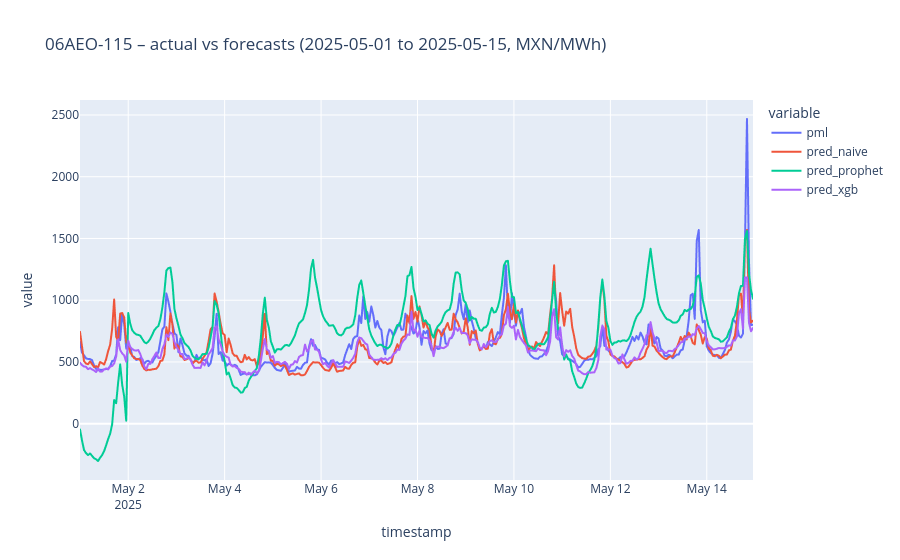
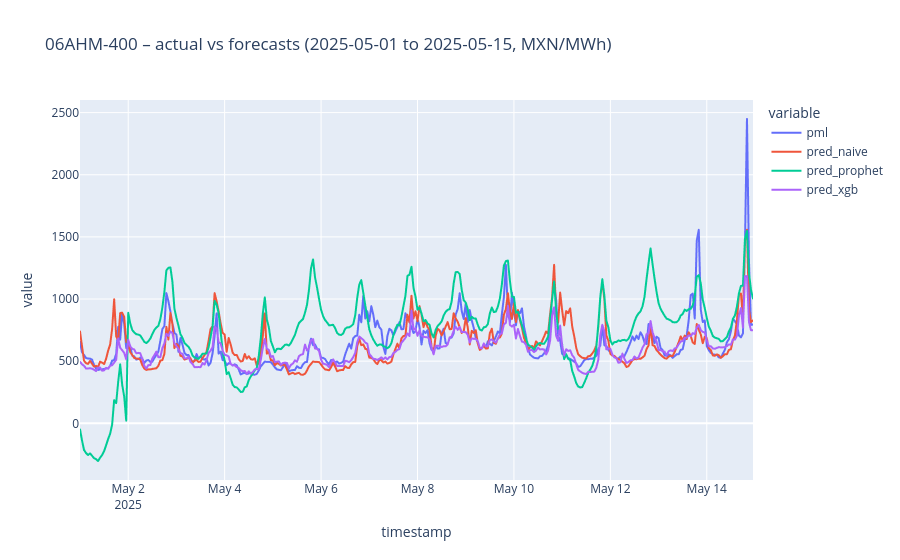
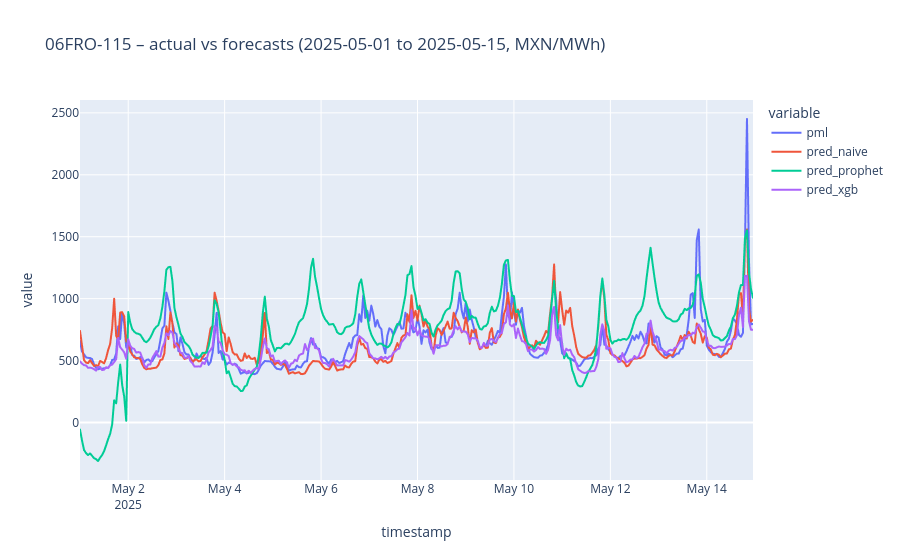
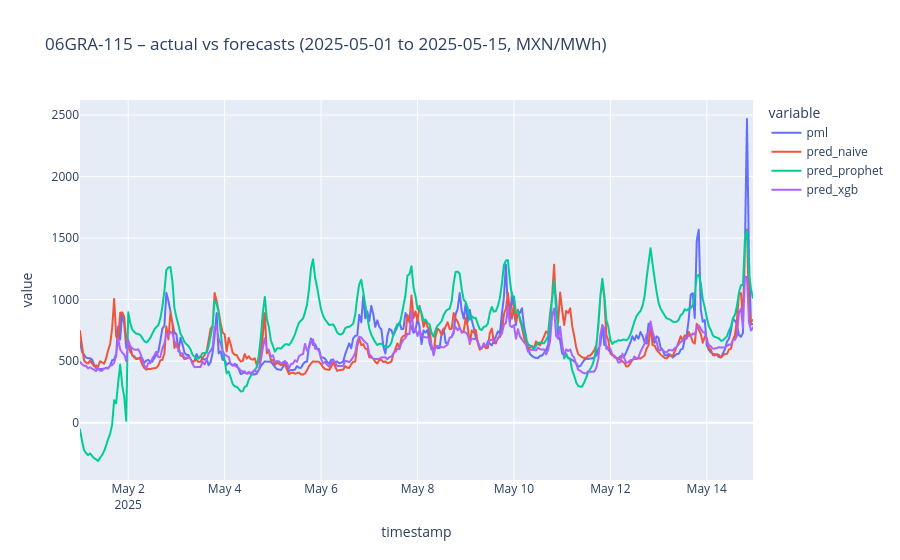

Notebook code cell kept with these figures, in order:
### Code cell
MODEL_COLS = ["pred_naive", "pred_prophet", "pred_xgb"]

def plot_node(node, start="2025-05-01", end="2025-05-15"):
    w = test[(test["clv_nodo"] == node) & (test["timestamp"] >= start) & (test["timestamp"] < end)]
    return px.line(w, x="timestamp", y=[TARGET] + MODEL_COLS,
                   title=f"{node} – actual vs forecasts ({start} to {end}, MXN/MWh)")

for node in sorted(cfg["nodes"]):
    plot_node(node).show()

### Figure 1 — Plotly figure (JSON) as saved in the notebook; plotly's stock layout.template omitted (floating-point values rounded to 4 significant figures; data arrays with more than 128 entries replaced by an {"elided": "..."} marker saying what was removed)
{"data": [{"hovertemplate": "variable=pml<br>timestamp=%{x}<br>value=%{y}<extra></extra>", "legendgroup": "pml", "line": {"color": "#636efa", "dash": "solid"}, "marker": {"symbol": "circle"}, "mode": "lines", "name": "pml", "showlegend": true, "type": "scattergl", "x": {"elided": "336 str values"}, "xaxis": "x", "y": {"elided": "336 float values"}, "yaxis": "y"}, {"hovertemplate": "variable=pred_naive<br>timestamp=%{x}<br>value=%{y}<extra></extra>", "legendgroup": "pred_naive", "line": {"color": "#EF553B", "dash": "solid"}, "marker": {"symbol": "circle"}, "mode": "lines", "name": "pred_naive", "showlegend": true, "type": "scattergl", "x": {"elided": "336 str values"}, "xaxis": "x", "y": {"elided": "336 float values"}, "yaxis": "y"}, {"hovertemplate": "variable=pred_prophet<br>timestamp=%{x}<br>value=%{y}<extra></extra>", "legendgroup": "pred_prophet", "line": {"color": "#00cc96", "dash": "solid"}, "marker": {"symbol": "circle"}, "mode": "lines", "name": "pred_prophet", "showlegend": true, "type": "scattergl", "x": {"elided": "336 str values"}, "xaxis": "x", "y": {"elided": "336 float values"}, "yaxis": "y"}, {"hovertemplate": "variable=pred_xgb<br>timestamp=%{x}<br>value=%{y}<extra></extra>", "legendgroup": "pred_xgb", "line": {"color": "#ab63fa", "dash": "solid"}, "marker": {"symbol": "circle"}, "mode": "lines", "name": "pred_xgb", "showlegend": true, "type": "scattergl", "x": {"elided": "336 str values"}, "xaxis": "x", "y": {"elided": "336 float values"}, "yaxis": "y"}], "layout": {"legend": {"title": {"text": "variable"}, "tracegroupgap": 0}, "title": {"text": "06AEO-115 – actual vs forecasts (2025-05-01 to 2025-05-15, MXN/MWh)"}, "xaxis": {"anchor": "y", "domain": [0, 1], "title": {"text": "timestamp"}}, "yaxis": {"anchor": "x", "domain": [0, 1], "title": {"text": "value"}}}}

### Figure 2 — Plotly figure (JSON) as saved in the notebook; plotly's stock layout.template omitted (floating-point values rounded to 4 significant figures; data arrays with more than 128 entries replaced by an {"elided": "..."} marker saying what was removed)
{"data": [{"hovertemplate": "variable=pml<br>timestamp=%{x}<br>value=%{y}<extra></extra>", "legendgroup": "pml", "line": {"color": "#636efa", "dash": "solid"}, "marker": {"symbol": "circle"}, "mode": "lines", "name": "pml", "showlegend": true, "type": "scattergl", "x": {"elided": "336 str values"}, "xaxis": "x", "y": {"elided": "336 float values"}, "yaxis": "y"}, {"hovertemplate": "variable=pred_naive<br>timestamp=%{x}<br>value=%{y}<extra></extra>", "legendgroup": "pred_naive", "line": {"color": "#EF553B", "dash": "solid"}, "marker": {"symbol": "circle"}, "mode": "lines", "name": "pred_naive", "showlegend": true, "type": "scattergl", "x": {"elided": "336 str values"}, "xaxis": "x", "y": {"elided": "336 float values"}, "yaxis": "y"}, {"hovertemplate": "variable=pred_prophet<br>timestamp=%{x}<br>value=%{y}<extra></extra>", "legendgroup": "pred_prophet", "line": {"color": "#00cc96", "dash": "solid"}, "marker": {"symbol": "circle"}, "mode": "lines", "name": "pred_prophet", "showlegend": true, "type": "scattergl", "x": {"elided": "336 str values"}, "xaxis": "x", "y": {"elided": "336 float values"}, "yaxis": "y"}, {"hovertemplate": "variable=pred_xgb<br>timestamp=%{x}<br>value=%{y}<extra></extra>", "legendgroup": "pred_xgb", "line": {"color": "#ab63fa", "dash": "solid"}, "marker": {"symbol": "circle"}, "mode": "lines", "name": "pred_xgb", "showlegend": true, "type": "scattergl", "x": {"elided": "336 str values"}, "xaxis": "x", "y": {"elided": "336 float values"}, "yaxis": "y"}], "layout": {"legend": {"title": {"text": "variable"}, "tracegroupgap": 0}, "title": {"text": "06AHM-400 – actual vs forecasts (2025-05-01 to 2025-05-15, MXN/MWh)"}, "xaxis": {"anchor": "y", "domain": [0, 1], "title": {"text": "timestamp"}}, "yaxis": {"anchor": "x", "domain": [0, 1], "title": {"text": "value"}}}}

### Figure 3 — Plotly figure (JSON) as saved in the notebook; plotly's stock layout.template omitted (floating-point values rounded to 4 significant figures; data arrays with more than 128 entries replaced by an {"elided": "..."} marker saying what was removed)
{"data": [{"hovertemplate": "variable=pml<br>timestamp=%{x}<br>value=%{y}<extra></extra>", "legendgroup": "pml", "line": {"color": "#636efa", "dash": "solid"}, "marker": {"symbol": "circle"}, "mode": "lines", "name": "pml", "showlegend": true, "type": "scattergl", "x": {"elided": "336 str values"}, "xaxis": "x", "y": {"elided": "336 float values"}, "yaxis": "y"}, {"hovertemplate": "variable=pred_naive<br>timestamp=%{x}<br>value=%{y}<extra></extra>", "legendgroup": "pred_naive", "line": {"color": "#EF553B", "dash": "solid"}, "marker": {"symbol": "circle"}, "mode": "lines", "name": "pred_naive", "showlegend": true, "type": "scattergl", "x": {"elided": "336 str values"}, "xaxis": "x", "y": {"elided": "336 float values"}, "yaxis": "y"}, {"hovertemplate": "variable=pred_prophet<br>timestamp=%{x}<br>value=%{y}<extra></extra>", "legendgroup": "pred_prophet", "line": {"color": "#00cc96", "dash": "solid"}, "marker": {"symbol": "circle"}, "mode": "lines", "name": "pred_prophet", "showlegend": true, "type": "scattergl", "x": {"elided": "336 str values"}, "xaxis": "x", "y": {"elided": "336 float values"}, "yaxis": "y"}, {"hovertemplate": "variable=pred_xgb<br>timestamp=%{x}<br>value=%{y}<extra></extra>", "legendgroup": "pred_xgb", "line": {"color": "#ab63fa", "dash": "solid"}, "marker": {"symbol": "circle"}, "mode": "lines", "name": "pred_xgb", "showlegend": true, "type": "scattergl", "x": {"elided": "336 str values"}, "xaxis": "x", "y": {"elided": "336 float values"}, "yaxis": "y"}], "layout": {"legend": {"title": {"text": "variable"}, "tracegroupgap": 0}, "title": {"text": "06FRO-115 – actual vs forecasts (2025-05-01 to 2025-05-15, MXN/MWh)"}, "xaxis": {"anchor": "y", "domain": [0, 1], "title": {"text": "timestamp"}}, "yaxis": {"anchor": "x", "domain": [0, 1], "title": {"text": "value"}}}}

### Figure 4 — Plotly figure (JSON) as saved in the notebook; plotly's stock layout.template omitted (floating-point values rounded to 4 significant figures; data arrays with more than 128 entries replaced by an {"elided": "..."} marker saying what was removed)
{"data": [{"hovertemplate": "variable=pml<br>timestamp=%{x}<br>value=%{y}<extra></extra>", "legendgroup": "pml", "line": {"color": "#636efa", "dash": "solid"}, "marker": {"symbol": "circle"}, "mode": "lines", "name": "pml", "showlegend": true, "type": "scattergl", "x": {"elided": "336 str values"}, "xaxis": "x", "y": {"elided": "336 float values"}, "yaxis": "y"}, {"hovertemplate": "variable=pred_naive<br>timestamp=%{x}<br>value=%{y}<extra></extra>", "legendgroup": "pred_naive", "line": {"color": "#EF553B", "dash": "solid"}, "marker": {"symbol": "circle"}, "mode": "lines", "name": "pred_naive", "showlegend": true, "type": "scattergl", "x": {"elided": "336 str values"}, "xaxis": "x", "y": {"elided": "336 float values"}, "yaxis": "y"}, {"hovertemplate": "variable=pred_prophet<br>timestamp=%{x}<br>value=%{y}<extra></extra>", "legendgroup": "pred_prophet", "line": {"color": "#00cc96", "dash": "solid"}, "marker": {"symbol": "circle"}, "mode": "lines", "name": "pred_prophet", "showlegend": true, "type": "scattergl", "x": {"elided": "336 str values"}, "xaxis": "x", "y": {"elided": "336 float values"}, "yaxis": "y"}, {"hovertemplate": "variable=pred_xgb<br>timestamp=%{x}<br>value=%{y}<extra></extra>", "legendgroup": "pred_xgb", "line": {"color": "#ab63fa", "dash": "solid"}, "marker": {"symbol": "circle"}, "mode": "lines", "name": "pred_xgb", "showlegend": true, "type": "scattergl", "x": {"elided": "336 str values"}, "xaxis": "x", "y": {"elided": "336 float values"}, "yaxis": "y"}], "layout": {"legend": {"title": {"text": "variable"}, "tracegroupgap": 0}, "title": {"text": "06GRA-115 – actual vs forecasts (2025-05-01 to 2025-05-15, MXN/MWh)"}, "xaxis": {"anchor": "y", "domain": [0, 1], "title": {"text": "timestamp"}}, "yaxis": {"anchor": "x", "domain": [0, 1], "title": {"text": "value"}}}}
